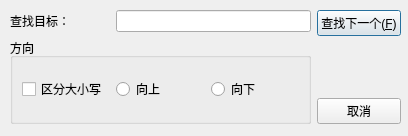
<?xml version="1.0" encoding="UTF-8"?>
<ui version="4.0">
 <class>SearchDialog</class>
 <widget class="QDialog" name="SearchDialog">
  <property name="geometry">
   <rect>
    <x>0</x>
    <y>0</y>
    <width>408</width>
    <height>136</height>
   </rect>
  </property>
  <property name="minimumSize">
   <size>
    <width>408</width>
    <height>136</height>
   </size>
  </property>
  <property name="maximumSize">
   <size>
    <width>408</width>
    <height>136</height>
   </size>
  </property>
  <property name="windowTitle">
   <string>Dialog</string>
  </property>
  <widget class="QWidget" name="layoutWidget">
   <property name="geometry">
    <rect>
     <x>10</x>
     <y>10</y>
     <width>391</width>
     <height>114</height>
    </rect>
   </property>
   <layout class="QHBoxLayout" name="horizontalLayout_3">
    <item>
     <layout class="QVBoxLayout" name="verticalLayout_2">
      <item>
       <layout class="QHBoxLayout" name="horizontalLayout_2">
        <item>
         <widget class="QLabel" name="label">
          <property name="sizePolicy">
           <sizepolicy hsizetype="Fixed" vsizetype="Preferred">
            <horstretch>0</horstretch>
            <verstretch>0</verstretch>
           </sizepolicy>
          </property>
          <property name="minimumSize">
           <size>
            <width>100</width>
            <height>0</height>
           </size>
          </property>
          <property name="maximumSize">
           <size>
            <width>100</width>
            <height>16777215</height>
           </size>
          </property>
          <property name="text">
           <string>查找目标：</string>
          </property>
         </widget>
        </item>
        <item>
         <widget class="QLineEdit" name="lineEdit"/>
        </item>
       </layout>
      </item>
      <item>
       <widget class="QGroupBox" name="groupBox">
        <property name="title">
         <string>方向</string>
        </property>
        <layout class="QHBoxLayout" name="horizontalLayout">
         <item>
          <widget class="QCheckBox" name="checkBox">
           <property name="text">
            <string>区分大小写</string>
           </property>
          </widget>
         </item>
         <item>
          <widget class="QRadioButton" name="rbUp">
           <property name="text">
            <string>向上</string>
           </property>
          </widget>
         </item>
         <item>
          <widget class="QRadioButton" name="rbDown">
           <property name="text">
            <string>向下</string>
           </property>
          </widget>
         </item>
        </layout>
       </widget>
      </item>
     </layout>
    </item>
    <item>
     <layout class="QVBoxLayout" name="verticalLayout">
      <item>
       <widget class="QPushButton" name="btnFindNext">
        <property name="text">
         <string>查找下一个(&amp;F)</string>
        </property>
       </widget>
      </item>
      <item>
       <spacer name="verticalSpacer">
        <property name="orientation">
         <enum>Qt::Orientation::Vertical</enum>
        </property>
        <property name="sizeHint" stdset="0">
         <size>
          <width>20</width>
          <height>40</height>
         </size>
        </property>
       </spacer>
      </item>
      <item>
       <widget class="QPushButton" name="btnCancel">
        <property name="text">
         <string>取消</string>
        </property>
       </widget>
      </item>
     </layout>
    </item>
   </layout>
  </widget>
 </widget>
 <resources/>
 <connections/>
</ui>
